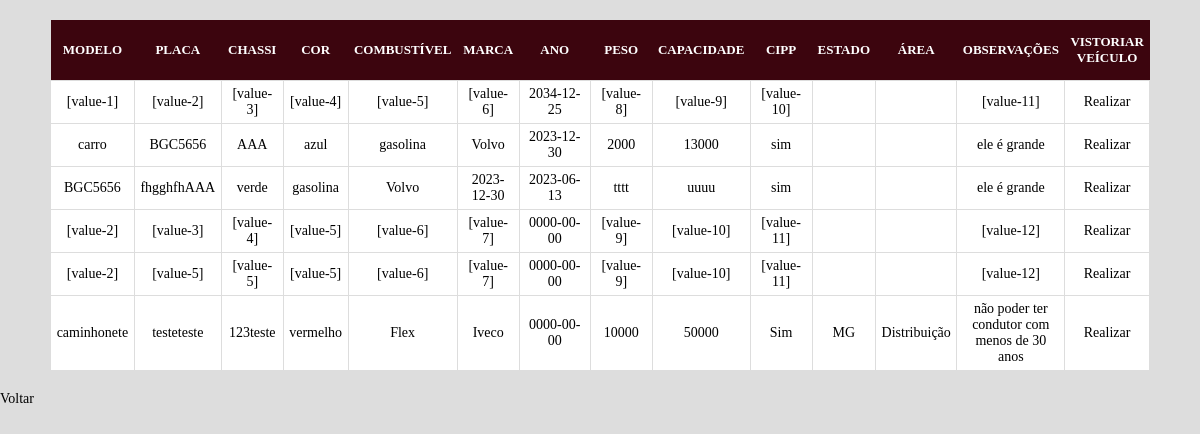
Screenshot of /veiculos.php (signed in) with the database file from the repository.
### tables this page shows
CREATE TABLE `modelo` (
  `id` bigint(20) UNSIGNED NOT NULL,
  `modelo` varchar(255) NOT NULL,
  `placa` varchar(255) NOT NULL,
  `chassi` varchar(255) NOT NULL,
  `cor` varchar(255) DEFAULT NULL,
  `combustivel` varchar(255) NOT NULL,
  `marca` varchar(255) NOT NULL,
  `ano` date NOT NULL,
  `peso` varchar(255) DEFAULT NULL,
  `capacidade` varchar(255) DEFAULT NULL,
  `cipp` varchar(255) NOT NULL,
  `observacoes` varchar(255) DEFAULT NULL,
  `area` varchar(255) NOT NULL,
  `estado` varchar(20) DEFAULT NULL
);

### veiculos.php (the view, shortened to what this page needs)
<!DOCTYPE html>
<html lang="pt-BR">
<?php
include('conexao.php');
$prioridade = isset($_SESSION['prioridade']) ? $_SESSION['prioridade'] : null;
$sql = "SELECT * FROM modelo ";
$result = mysqli_query($link, $sql) or die('Query failed: ' . mysqli_error($link));
?>
<head>
    <link rel="stylesheet" href="css/styleTabelas.css">
</head>
<body>
    <table>
        <thead>
            <th>MODELO</th>
            <th>PLACA</th>
            <th>CHASSI</th>
            <th>COR</th>
            <th>COMBUSTÍVEL</th>
            <th>MARCA</th>
            <th id="tdAno">ANO</th>
            <th>PESO</th>
            <th>CAPACIDADE</th>
            <th>CIPP</th>
            <th>ESTADO</th>
            <th>ÁREA</th>
            <th>OBSERVAÇÕES</th>
            <?php
            if ($prioridade >= 50) { ?>
                <th>VISTORIAR VEÍCULO</th>
            <?php } ?>
        </thead>
        <tbody>
            <?php
            while ($row = mysqli_fetch_array($result, MYSQLI_ASSOC)) { ?>
                <tr>
                    <td><?= $row['modelo'] ?></td>
                    <td><?= $row['placa'] ?></td>
                    <td><?= $row['chassi'] ?></td>
                    <td><?= $row['cor'] ?></td>
                    <td><?= $row['combustivel'] ?></td>
                    <td><?= $row['marca'] ?></td>
                    <td><?= $row['ano'] ?></td>
                    <td><?= $row['peso'] ?></td>
                    <td><?= $row['capacidade'] ?></td>
                    <td><?= $row['cipp'] ?></td>
                    <td><?= $row['estado'] ?></td>
                    <td><?= $row['area'] ?></td>
                    <td><?= $row['observacoes'] ?></td>
                    <?php
                    if ($prioridade >= 50) { ?>
                        <td><a class="botao" href="vistoria.php?placa=<?= urlencode($row['placa']) ?>">Realizar</a></td>
                    <?php } ?>
                </tr>
            <?php } ?>
        </tbody>
    </table>
    <a class="botao" href="menu.php">Voltar</a>
</body>
</html>

### css/styleTabelas.css (style rules this page uses)
* { margin: 0; overflow-x: hidden; font-family: Cambria, Cochin, Georgia, Times, 'Times New Roman', serif; }
html, body { width: 100%; height: 100%; margin: 0; padding: 0; }
body { display: flex; flex-direction: column; background-color: #ddd; position: relative; height: 100%; min-height: 100%; }
table { border-collapse: collapse; margin: 20px 50px; }
thead { border: 0; }
tbody { border: 0; }
th { height: 50px; width: 50px; font-size: 13px; font-weight: bold; text-align: center; color: white; background-color: #3c050e; padding: 5px; }
td { height: 30px; width: 50px; text-align: center; font-size: 14px; background: white; color: black; border: 1px solid #ddd; padding: 5px; }
#tdAno { width: 60px; }
a { font-size: 14px; color: black; text-decoration: none; }

### rows the page displays
modelo: modelo "[value-1]", placa "[value-2]", chassi "[value-3]", cor "[value-4]", combustivel "[value-5]", marca "[value-6]", ano "2034-12-25", peso "[value-8]", capacidade "[value-9]", cipp "[value-10]", observacoes "[value-11]"
modelo: modelo "carro", placa "BGC5656", chassi "AAA", cor "azul", combustivel "gasolina", marca "Volvo", ano "2023-12-30", peso "2000", capacidade "13000", cipp "sim", observacoes "ele é grande"
modelo: modelo "BGC5656", placa "fhgghfhAAA", chassi "verde", cor "gasolina", combustivel "Volvo", marca "2023-12-30", ano "2023-06-13", peso "tttt", capacidade "uuuu", cipp "sim", observacoes "ele é grande"
modelo: modelo "[value-2]", placa "[value-3]", chassi "[value-4]", cor "[value-5]", combustivel "[value-6]", marca "[value-7]", ano "0000-00-00", peso "[value-9]", capacidade "[value-10]", cipp "[value-11]", observacoes "[value-12]"
modelo: modelo "[value-2]", placa "[value-5]", chassi "[value-5]", cor "[value-5]", combustivel "[value-6]", marca "[value-7]", ano "0000-00-00", peso "[value-9]", capacidade "[value-10]", cipp "[value-11]", observacoes "[value-12]"
modelo: modelo "caminhonete", placa "testeteste", chassi "123teste", cor "vermelho", combustivel "Flex", marca "Iveco", ano "0000-00-00", peso "10000", capacidade "50000", cipp "Sim", estado "MG", area "Distribuição", observacoes "não poder ter condutor com menos de 30 anos"
